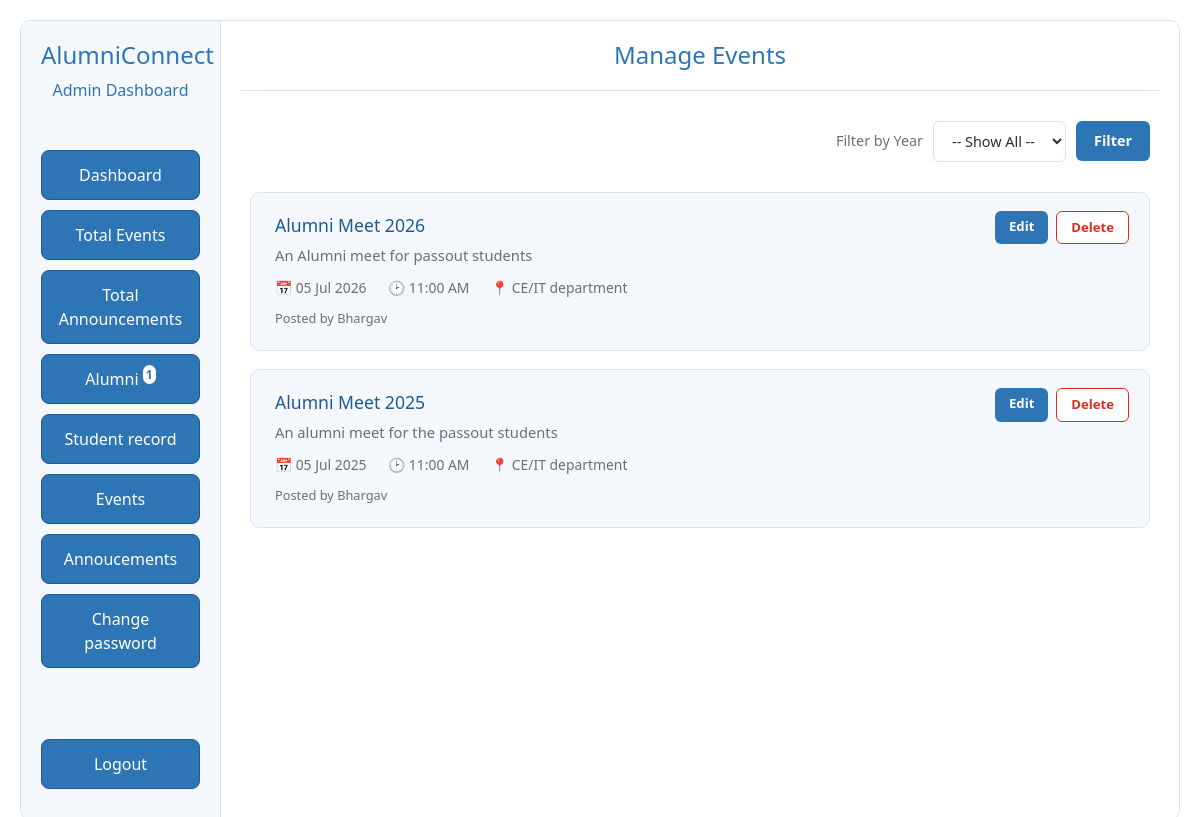
The app's page /admin/manage_events.php, older data.
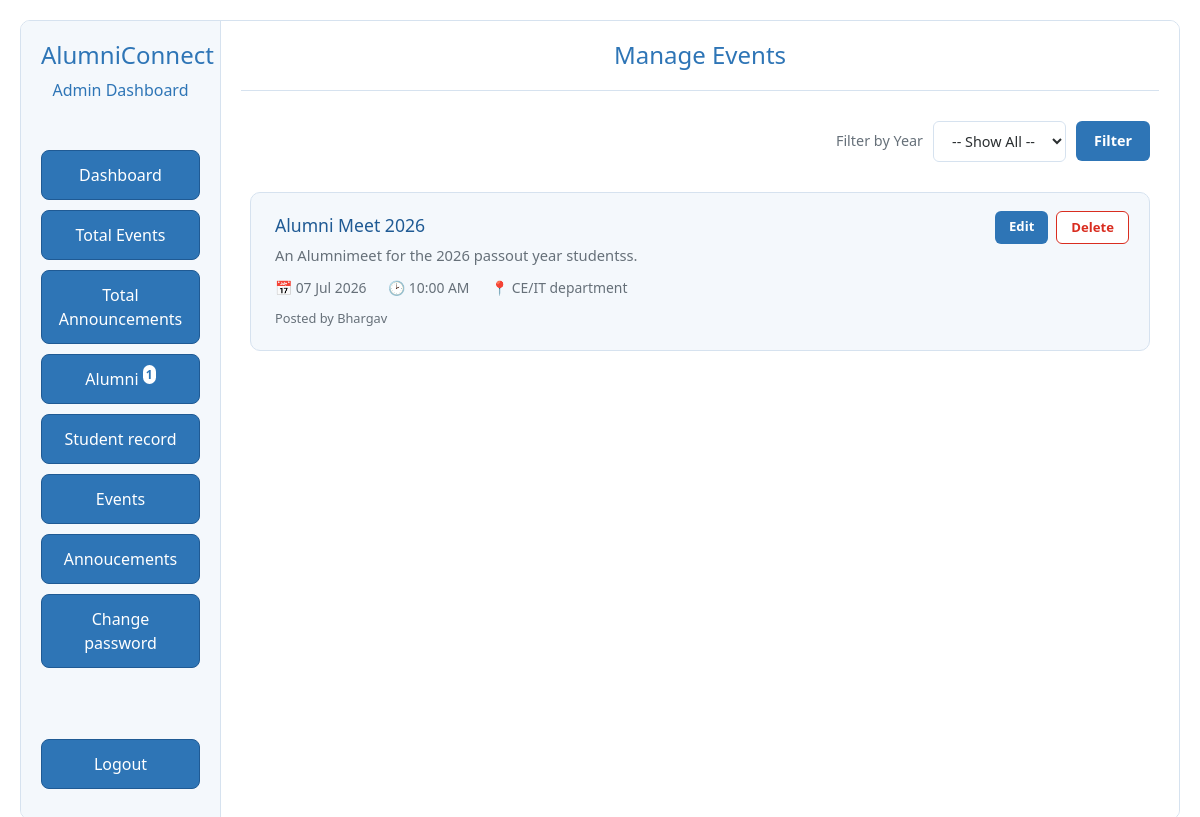
The same page, newer data.
### tables this page shows
CREATE TABLE `event_master` (
  `event_id` int(11) NOT NULL,
  `event_name` varchar(255) NOT NULL,
  `event_desc` varchar(255) DEFAULT NULL,
  `event_venue` varchar(255) NOT NULL,
  `event_date` date NOT NULL,
  `event_time` time DEFAULT NULL,
  `event_additional_links` varchar(255) DEFAULT NULL,
  `created_by` int(11) NOT NULL,
  `created_at` timestamp NOT NULL DEFAULT current_timestamp(),
  `updated_at` timestamp NOT NULL DEFAULT current_timestamp() ON UPDATE current_timestamp()
);

CREATE TABLE `adminmaster` (
  `admin_id` int(11) NOT NULL,
  `admin_name` varchar(255) NOT NULL,
  `admin_email` varchar(255) NOT NULL,
  `password` varchar(255) NOT NULL,
  `created_At` datetime NOT NULL DEFAULT current_timestamp(),
  `update_at` timestamp NOT NULL DEFAULT current_timestamp() ON UPDATE current_timestamp()
);

### admin/manage_events.php (the view, shortened to what this page needs)
<?php
include '../utills/db_conn.php';
include("./admin_favicon.php");
$selected_year = $_GET['fyear'] ?? 'all';
if ($selected_year !== 'all' && !empty($selected_year)) {
    $events_query = "SELECT e.*, a.admin_name FROM event_master e
                      LEFT JOIN adminmaster a ON e.created_by = a.admin_id
                      WHERE YEAR(e.event_date) = ?
                      ORDER BY e.event_date DESC";
    $events_stmt = $conn->prepare($events_query);
    $events_stmt->bind_param("i", $selected_year);
    $events_stmt->execute();
    $events_res = $events_stmt->get_result();
} else {
    $events_query = "SELECT e.*, a.admin_name FROM event_master e
                      LEFT JOIN adminmaster a ON e.created_by = a.admin_id
                      ORDER BY e.event_date DESC";
    $events_res = $conn->query($events_query);
}
?>
<!DOCTYPE html>
<html lang="en">
<head>
</head>
<body>
    <div class="admin-wrapper">
        <?php include "./sidebar.php" ?>
        <div class="admin-main">
            <h1 class="admin-title">Manage Events</h1>
            <div class="filter-bar">
                <form method="GET" action="" style="display: flex; gap: 10px; align-items: center;">
                    <label for="fyear">Filter by Year</label>
                    <select id="fyear" name="fyear">
                        <option value="all" <?= $selected_year === 'all' ? 'selected' : '' ?>>-- Show All --</option>
                    </select>
                    <button type="submit">Filter</button>
                </form>
            </div>
            <div class="events-list">
                <?php if ($events_res && $events_res->num_rows > 0): ?>
                    <?php while ($event = $events_res->fetch_assoc()): ?>
                        <div class="event-card">
                            <div class="card-actions">
                                <a href="./create_events.php?edit=<?= htmlspecialchars($event['event_id']) ?>&current_page=<?= htmlspecialchars("edit") ?>" class="edit-btn">Edit</a>
                                <a href="./manage_events.php?delete_id=<?= htmlspecialchars($event['event_id']) ?>"
                                    class="delete-btn"
                                    onclick="return confirm('Are you sure you want to delete this event?');">Delete</a>
                            </div>
                            <h3><?= htmlspecialchars($event['event_name']) ?></h3>
                            <?php if (!empty($event['event_desc'])): ?>
                                <p class="desc"><?= htmlspecialchars($event['event_desc']) ?></p>
                            <?php endif; ?>
                            <div class="meta">
                                <span>&#128197; <?= date('d M Y', strtotime($event['event_date'])) ?></span>
                                <?php if (!empty($event['event_time'])): ?>
                                    <span>&#128337; <?= date('h:i A', strtotime($event['event_time'])) ?></span>
                                <?php endif; ?>
                                <span>&#128205; <?= htmlspecialchars($event['event_venue']) ?></span>
                            </div>
                            <div class="posted-by">Posted by <?= htmlspecialchars($event['admin_name'] ?? 'Unknown') ?></div>
                        </div>
                    <?php endwhile; ?>
                <?php else: ?>
                    <div class="empty-state">No events found.</div>
                <?php endif; ?>
            </div>
        </div>
    </div>
</body>
</html>

Row changes from the older to the newer data that the page shows:
removed event_master: event_name "Alumni Meet 2025", event_desc "An alumni meet for the passout students", event_date "05 Jul 2025", event_time "11:00 AM", event_venue "CE/IT department", created_by.admin_name "Bhargav"
changed event_master "CE/IT department": event_desc "An Alumni meet for passout students" → "An Alumnimeet for the 2026 passout year studentss."; event_date "05 Jul 2026" → "07 Jul 2026"; event_time "11:00 AM" → "10:00 AM"
